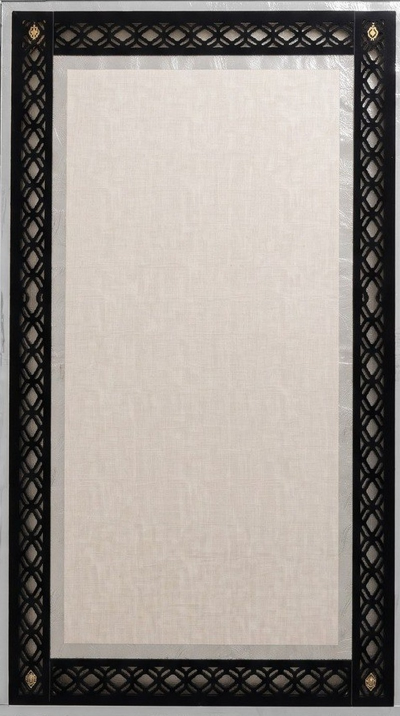
#> input picture uretim_takip/uretim/tasarim_varlik/foto_duz/RNO-007.jpg, 800 x 1431 px, found by its file name (shown at 1/2 size); its folder holds 4 pictures in this run
$ python rono_beyaz.py
#> lines starting #> are read from the running program, lines starting #| are printed output that depends on the picture
"""Kullanıcının gri zeminde çektiği Rono fotoğraflarını katalogdaki öteki fotoğraflar gibi beyaz zemine koyar
(2026-11-18, kullanıcı: "beyaz zeminle değiştirilsin"). Yalnız geliştirmede çalışır (OpenCV gerekir).
- Düzleştirilmiş olanlar (tasarim_varlik/foto_duz/KOD.jpg): halı resmin tamamı → doğrudan beyaz zemine.
- RNO-006 (oval) ve RNO-008 (kesik köşe): gri zeminden grabCut ile ayrılır.
Çıktı: uretim/katalog_tohum/beyaz/KOD.jpg (migration 0046 medyaya kopyalar).
Kullanım (uretim_takip içinde): python ../is_belgeleri/katalog_beyaz/rono_beyaz.py
"""
from pathlib import Path

import cv2
import numpy as np
from PIL import Image, ImageDraw, ImageFilter

UR = Path("uretim")
CIKTI = UR / "katalog_tohum" / "beyaz"
ZEMIN = (252, 251, 249)
EN, BOY = 800, 978  # katalogdaki fotoğraflarla aynı oran (520 × 636)


def beyaza_koy(halı: Image.Image, maske: Image.Image) -> Image.Image:
    """Halıyı (maskesiyle) beyaz tuvale ortalar, hafif gölge ekler."""
    kutu = maske.getbbox()
    halı, maske = halı.crop(kutu), maske.crop(kutu)
    o = min(EN * 0.86 / halı.width, BOY * 0.88 / halı.height)
    boyut = (round(halı.width * o), round(halı.height * o))
    halı, maske = halı.resize(boyut, Image.LANCZOS), maske.resize(boyut, Image.LANCZOS)
    x, y = (EN - boyut[0]) // 2, (BOY - boyut[1]) // 2
    tuval = Image.new("RGB", (EN, BOY), ZEMIN)
    golge = Image.new("L", (EN, BOY), 0)
    golge.paste(maske.point(lambda v: v * 0.45), (x + 4, y + 9))
    golge = golge.filter(ImageFilter.GaussianBlur(11))
    tuval = Image.composite(Image.new("RGB", (EN, BOY), (120, 112, 104)), tuval, golge)
    tuval.paste(halı, (x, y), maske)
    return tuval


def yuvarlak_kose(boyut, r):
    m = Image.new("L", boyut, 0)
    ImageDraw.Draw(m).rounded_rectangle([0, 0, boyut[0] - 1, boyut[1] - 1], r, fill=255)
    return m


def zeminden_ayir(yol: Path, kenar=0.06):
    """Gri zemin + ortadaki halı: grabCut (kenar şeridi kesin zemin, orta olası halı)."""
    im = cv2.imread(str(yol))
    h, w = im.shape[:2]
    maske = np.full((h, w), cv2.GC_PR_FGD, np.uint8)
    b = int(min(h, w) * kenar)
    maske[:b, :] = maske[-b:, :] = cv2.GC_BGD
    maske[:, :b] = maske[:, -b:] = cv2.GC_BGD
    # zemine renkçe çok benzeyen (doygunluğu düşük, açık gri) pikseller olası zemin
    hsv = cv2.cvtColor(im, cv2.COLOR_BGR2HSV)
    kenar_ort = np.median(np.concatenate([im[:b].reshape(-1, 3), im[-b:].reshape(-1, 3)]), axis=0)
    fark = np.linalg.norm(im.astype(float) - kenar_ort, axis=2)
    maske[(fark < 18) & (maske == cv2.GC_PR_FGD)] = cv2.GC_PR_BGD
    bg, fg = np.zeros((1, 65), np.float64), np.zeros((1, 65), np.float64)
    cv2.grabCut(im, maske, None, bg, fg, 6, cv2.GC_INIT_WITH_MASK)
    on = np.where((maske == cv2.GC_FGD) | (maske == cv2.GC_PR_FGD), 255, 0).astype(np.uint8)
    # en büyük parça + delikleri doldur + kenarı yumuşat
    sayi, etiket, ist, _ = cv2.connectedComponentsWithStats(on)
    en_buyuk = 1 + int(np.argmax(ist[1:, cv2.CC_STAT_AREA]))
    on = np.where(etiket == en_buyuk, 255, 0).astype(np.uint8)
    konturlar, _ = cv2.findContours(on, cv2.RETR_EXTERNAL, cv2.CHAIN_APPROX_NONE)
    dolu = np.zeros_like(on)
    cv2.drawContours(dolu, konturlar, -1, 255, -1)
    dolu = cv2.morphologyEx(dolu, cv2.MORPH_OPEN, np.ones((7, 7), np.uint8))
    dolu = cv2.GaussianBlur(dolu, (5, 5), 0)
    return Image.open(yol).convert("RGB"), Image.fromarray(dolu)


def main():
    CIKTI.mkdir(parents=True, exist_ok=True)
    for kod in ("RNO-007", "RNO-009", "RNO-010", "RNO-011", "RNO-012"):
        halı = Image.open(UR / "tasarim_varlik" / "foto_duz" / f"{kod}.jpg").convert("RGB")
#> halı is the input picture: PIL image 800x1431 RGB; mean R, G, B 154.2, 147.6, 141.9
        beyaza_koy(halı, yuvarlak_kose(halı.size, round(halı.width / 160))).save(CIKTI / f"{kod}.jpg", quality=90)
#> in yuvarlak_kose, `m = Image.new("L", boyut, 0)`: m: PIL image 800x1431 L; every value is 0
#> in yuvarlak_kose, `ImageDraw.Draw(m).rounded_rectangle([0, 0, boyut[0] - 1, boyut[1] - 1]..`:
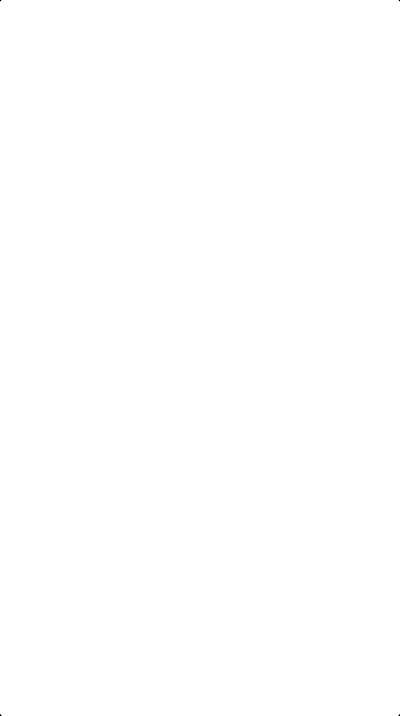
#> m: PIL image 800x1431 L (shown at 1/2 size); 100% white; 4 black regions (4 under 20 px)
#> in beyaza_koy, `kutu = maske.getbbox()`: kutu = (0, 0, 800, 1431)
#> in beyaza_koy, `halı, maske = halı.resize(boyut, Image.LANCZOS), maske.resize(boyut, I..`:
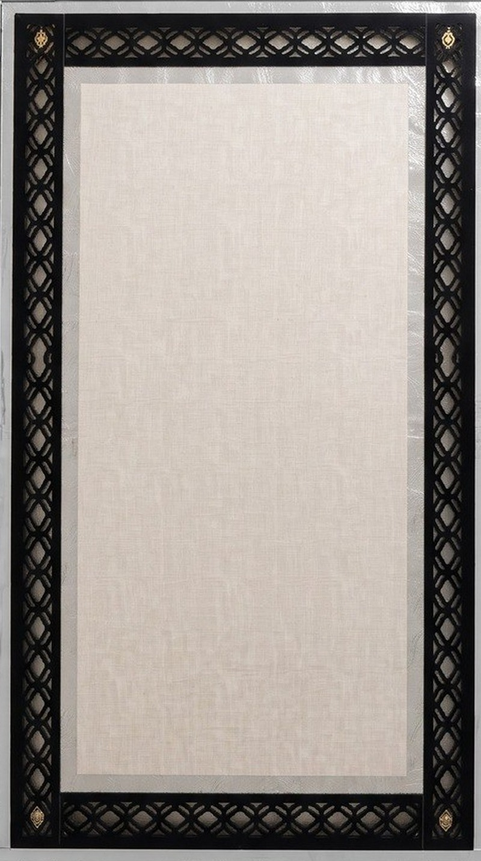
#> halı: PIL image 481x861 RGB; mean R, G, B 154.2, 147.6, 141.9
#> in beyaza_koy, `golge = Image.new("L", (EN, BOY), 0)`: golge: PIL image 800x978 L; every value is 0
#> in beyaza_koy, `golge.paste(maske.point(lambda v: v * 0.45), (x + 4, y + 9))`:
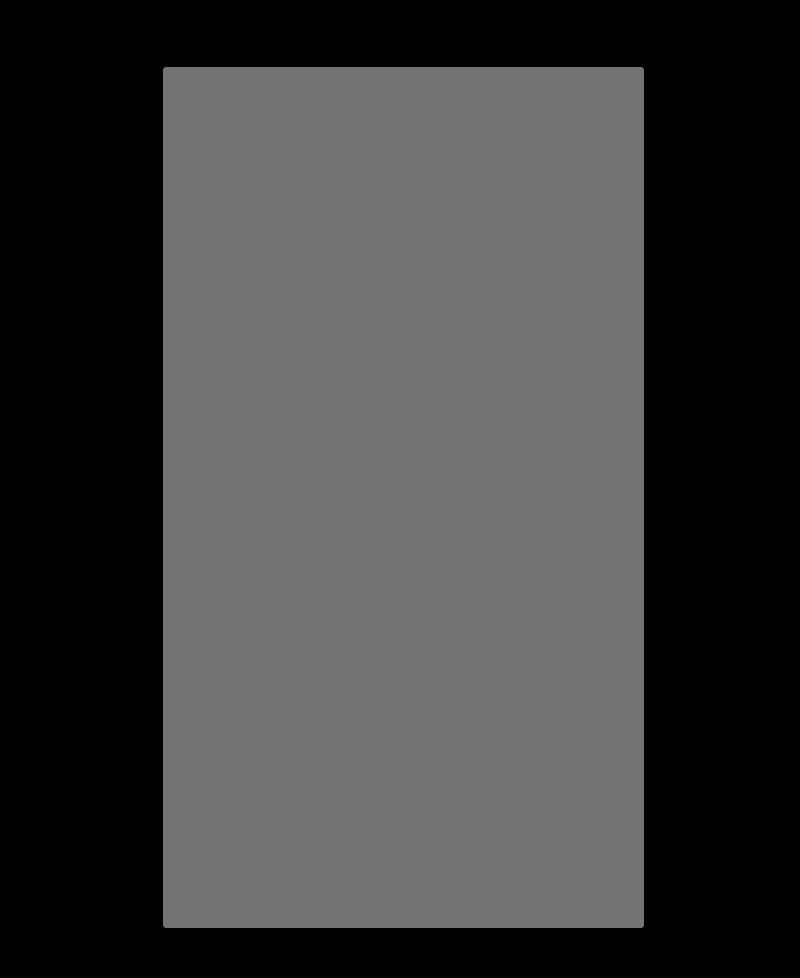
#> golge: PIL image 800x978 L; min 0, max 115, mean 60.9
#> in beyaza_koy, `golge = golge.filter(ImageFilter.GaussianBlur(11))`:
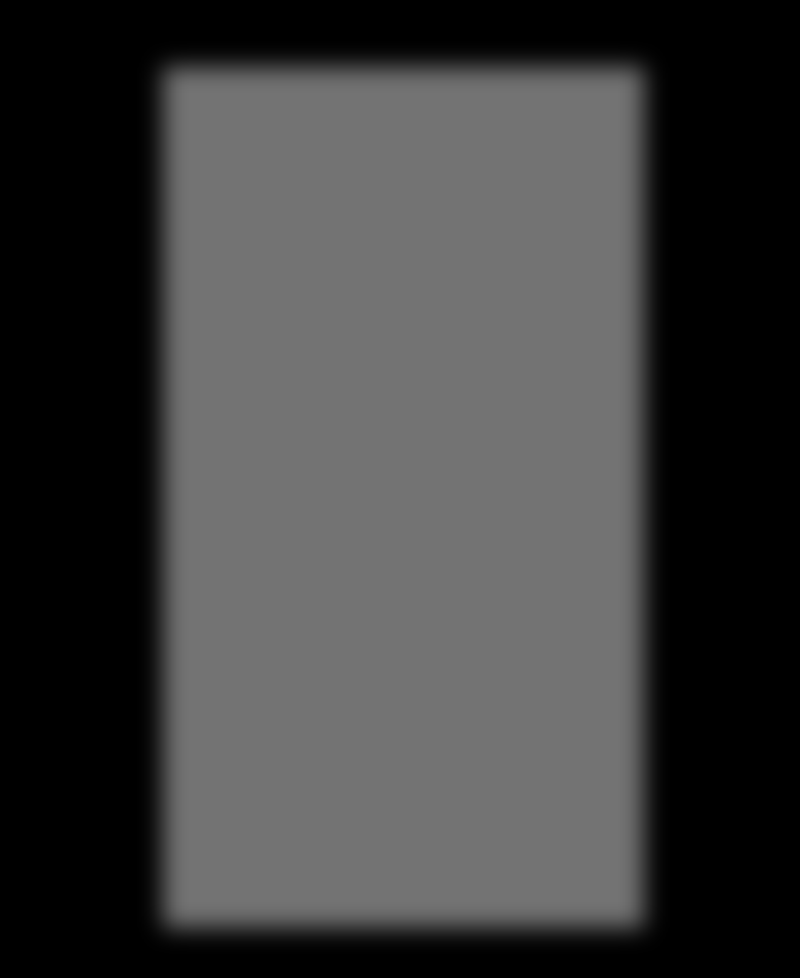
#> golge: PIL image 800x978 L; min 0, max 115, mean 60.9
#> in beyaza_koy, `tuval = Image.composite(Image.new("RGB", (EN, BOY), (120, 112, 104)), ..`:
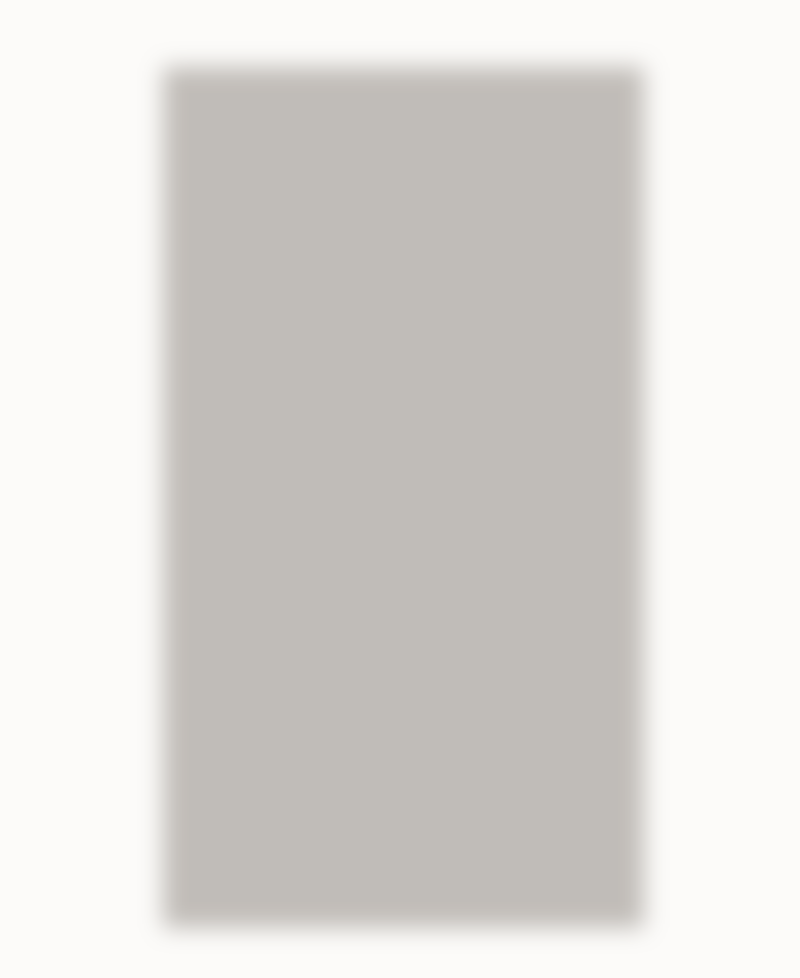
#> tuval: PIL image 800x978 RGB; mean R, G, B 220.3, 217.7, 214.6
#> in beyaza_koy, `tuval.paste(halı, (x, y), maske)`:
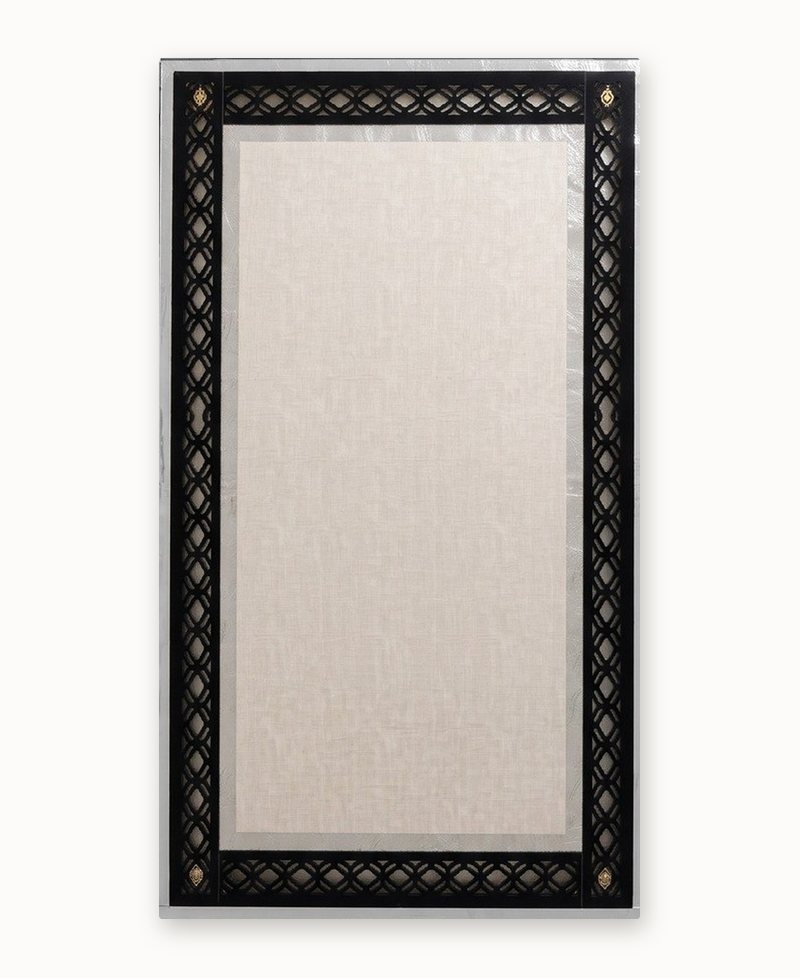
#> tuval: PIL image 800x978 RGB; mean R, G, B 199.2, 195.2, 191.2
#> pass 2 of the loop in main, `for kod in ("RNO-007", "RNO-009", "RNO-010", "RNO-011", "RNO-012"):`:
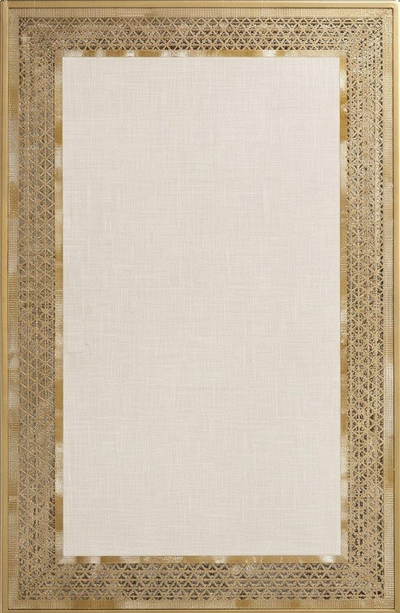
#> input picture uretim_takip/uretim/tasarim_varlik/foto_duz/RNO-009.jpg, 800 x 1225 px, found by its file name (shown at 1/2 size)
#> in main, halı is the input picture: PIL image 800x1225 RGB; mean R, G, B 199, 184, 162
#> in yuvarlak_kose (call 2), `ImageDraw.Draw(m).rounded_rectangle([0, 0, boyut[0] - 1, boyut[1] - 1]..`:
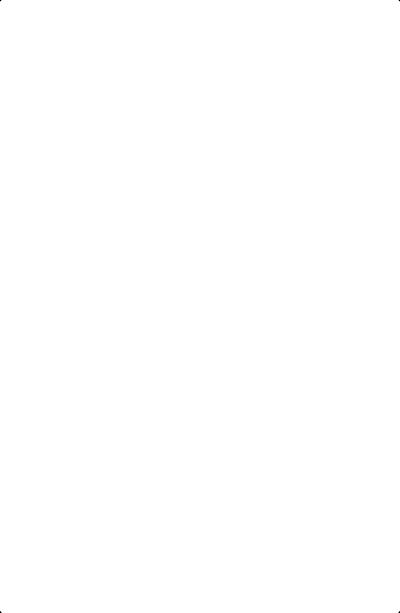
#> m: PIL image 800x1225 L (shown at 1/2 size); 100% white; 4 black regions (4 under 20 px)
#> kutu = (0, 0, 800, 1225)
#> halı: PIL image 562x861 RGB
#> maske: PIL image 562x861 L
#> in beyaza_koy (call 2), `tuval.paste(halı, (x, y), maske)`:
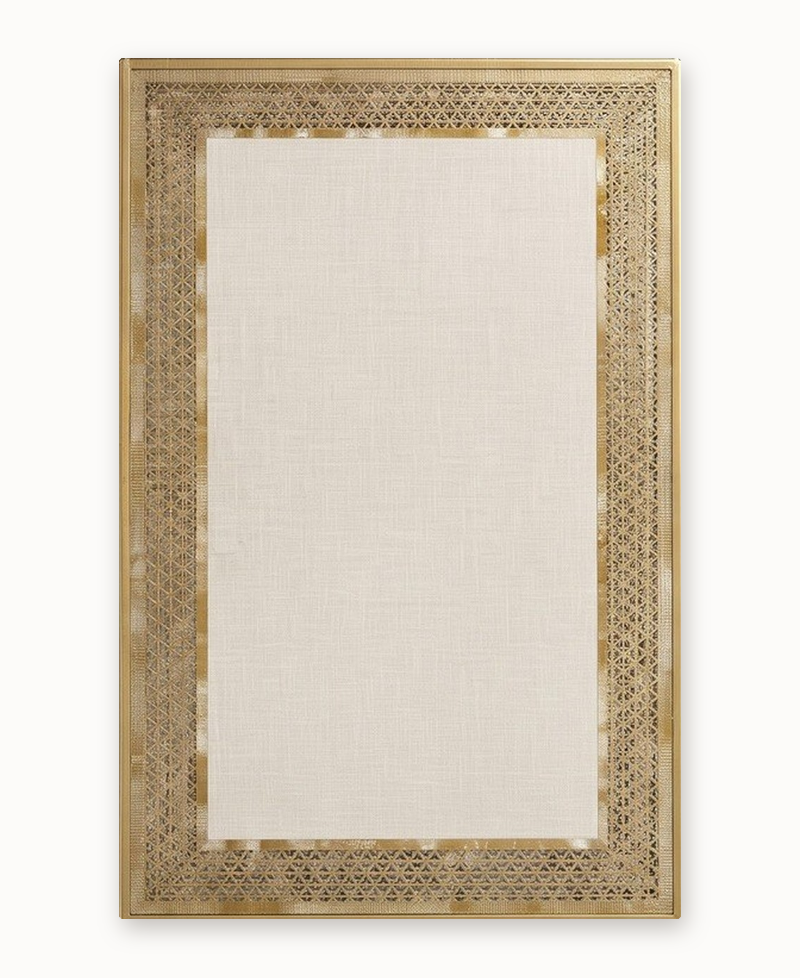
#> tuval: PIL image 800x978 RGB; mean R, G, B 218.1, 208.4, 194
#> pass 3 of the loop in main, `for kod in ("RNO-007", "RNO-009", "RNO-010", "RNO-011", "RNO-012"):`:
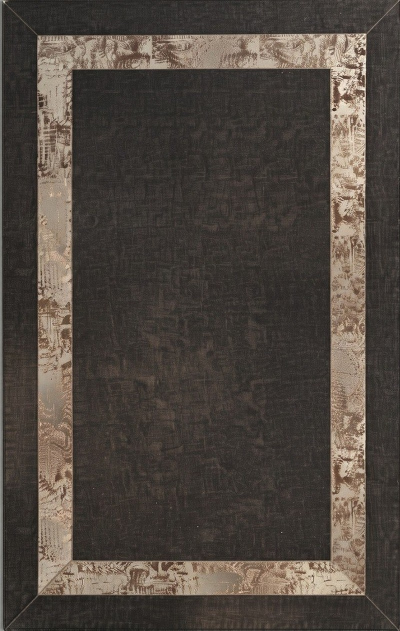
#> input picture uretim_takip/uretim/tasarim_varlik/foto_duz/RNO-010.jpg, 800 x 1261 px, found by its file name (shown at 1/2 size)
#> in main, halı is the input picture: PIL image 800x1261 RGB; mean R, G, B 80, 71.7, 64.5
#> in yuvarlak_kose (call 3), `ImageDraw.Draw(m).rounded_rectangle([0, 0, boyut[0] - 1, boyut[1] - 1]..`:
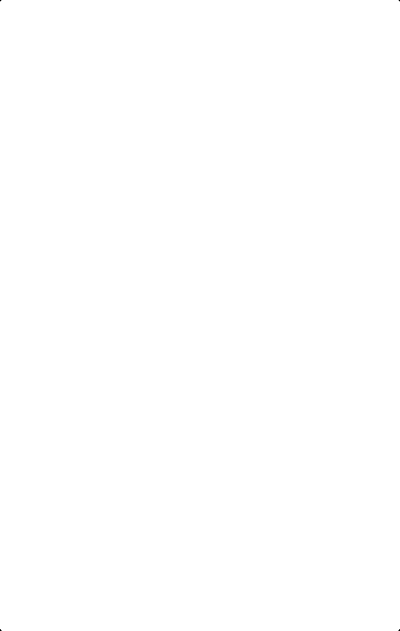
#> m: PIL image 800x1261 L (shown at 1/2 size); 100% white; 4 black regions (4 under 20 px)
#> kutu = (0, 0, 800, 1261)
#> halı: PIL image 546x861 RGB
#> maske: PIL image 546x861 L
#> in beyaza_koy (call 3), `tuval.paste(halı, (x, y), maske)`:
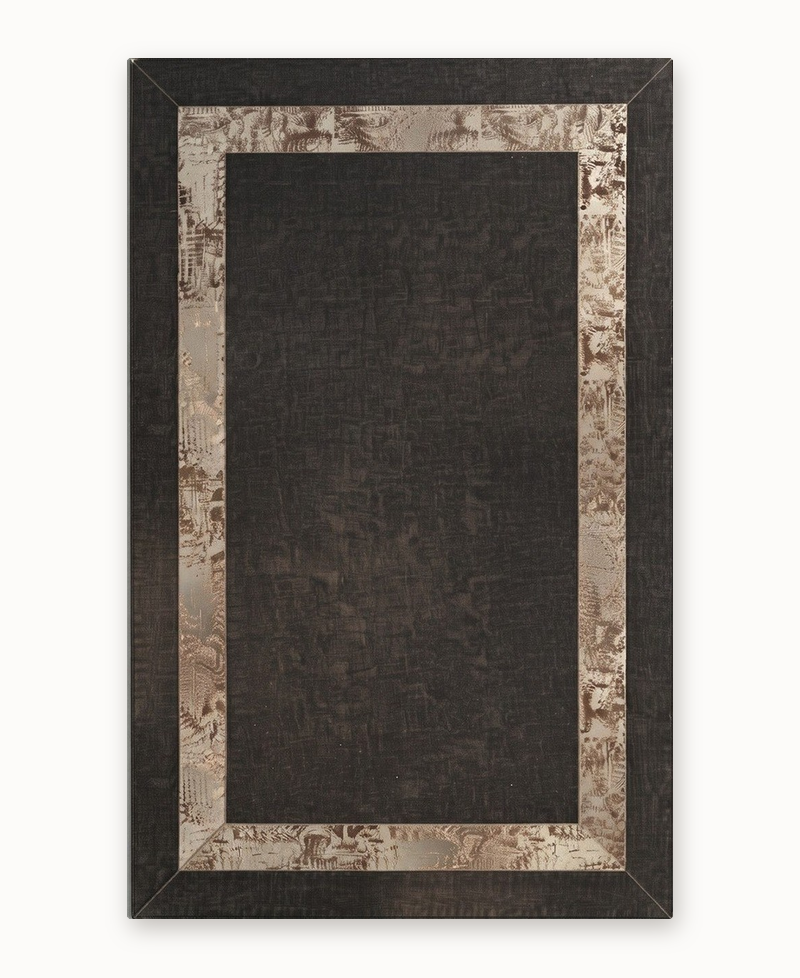
#> tuval: PIL image 800x978 RGB; mean R, G, B 147.5, 142.1, 136.9
#> the loop made 5 passes; the first 3 are shown
    for kod in ("RNO-006", "RNO-008"):
        halı, maske = zeminden_ayir(UR / "tasarim_varlik" / "foto_model" / f"{kod}.jpg")
        beyaza_koy(halı, maske).save(CIKTI / f"{kod}.jpg", quality=90)
        maske.save(f"/tmp/{kod}_maske.png")
    print("tamam:", sorted(p.name for p in CIKTI.glob("*.jpg")))


if __name__ == "__main__":
#> (the run stopped early here; a loop or call above may not have finished)
